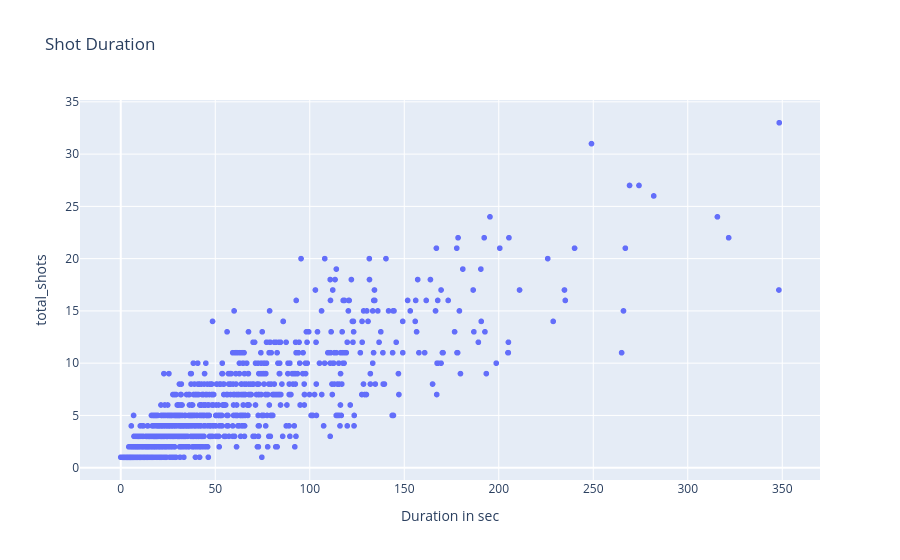

This figure's notebook cell:
### Code cell
# Plotly Graph for the same...
fig = px.scatter(round_data, x='duration', y='total_shots', hover_data={'duration': True, 'player_1': True, 'player_2': True, 'total_shots': True, 'shots_p1': True, 'shots_p2': True},
                 title="Shot Duration", labels={'duration': 'Duration in sec'})
fig.show()

### Figure 1 — Plotly figure (JSON) as saved in the notebook; plotly's stock layout.template omitted (floating-point values rounded to 4 significant figures; data arrays with more than 128 entries replaced by an {"elided": "..."} marker saying what was removed)
{"data": [{"customdata": {"elided": "1219x4 mixed values"}, "hovertemplate": "Duration in sec=%{x}<br>total_shots=%{y}<br>player_1=%{customdata[0]}<br>player_2=%{customdata[1]}<br>shots_p1=%{customdata[2]}<br>shots_p2=%{customdata[3]}<extra></extra>", "legendgroup": "", "marker": {"color": "#636efa", "symbol": "circle"}, "mode": "markers", "name": "", "showlegend": false, "type": "scattergl", "x": {"elided": "1219 float values"}, "xaxis": "x", "y": {"elided": "1219 int values"}, "yaxis": "y"}], "layout": {"legend": {"tracegroupgap": 0}, "title": {"text": "Shot Duration"}, "xaxis": {"anchor": "y", "domain": [0, 1], "title": {"text": "Duration in sec"}}, "yaxis": {"anchor": "x", "domain": [0, 1], "title": {"text": "total_shots"}}}}
